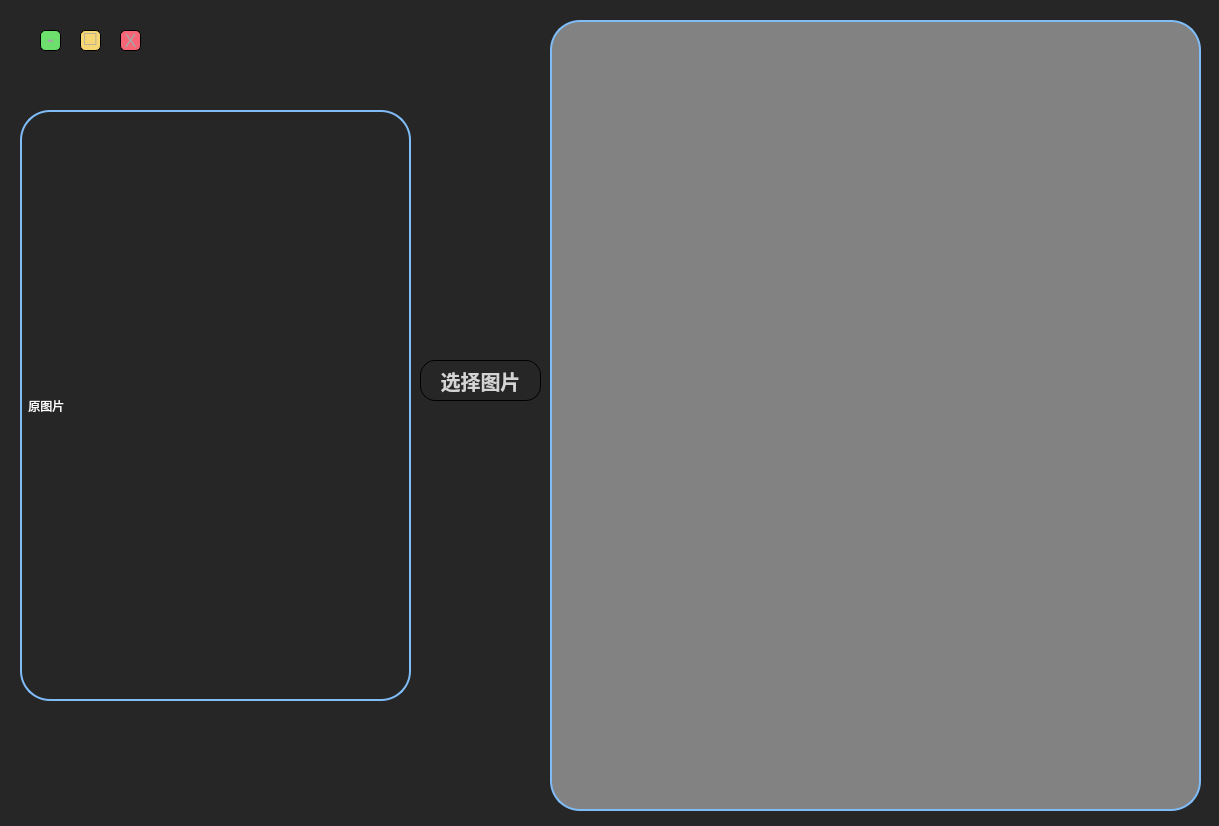
<?xml version="1.0" encoding="UTF-8"?>
<ui version="4.0">
 <class>Form</class>
 <widget class="QWidget" name="Form">
  <property name="geometry">
   <rect>
    <x>0</x>
    <y>0</y>
    <width>1219</width>
    <height>826</height>
   </rect>
  </property>
  <property name="windowTitle">
   <string>Form</string>
  </property>
  <property name="styleSheet">
   <string notr="true">QWidget#Form{
	
/*background-image: url(:/shouyexuanze/image/full.png);
border-image: url(:/shouyexuanze/image/background.png);*/
	background-color: rgb(38, 38, 38);

}
QPushButton{
font: 40pt &quot;微软雅黑&quot;;
color:rgb(212, 212, 212);
        /*border-bottom:1px solid white;*/
        font-size:20px;
        font-weight:700;
        font-family: &quot;Helvetica Neue&quot;, Helvetica, Arial, sans-serif;

		border-style:outset; 
		border-width:1px;
		border-color:balck;
		border-radius:15px;
		
}
QPushButton:hover{
color:rgb(150, 150, 150);
	background-color: rgb(138, 138, 138);
	color: rgb(38, 38, 38);
}</string>
  </property>
  <widget class="QPushButton" name="yuanzetupian">
   <property name="geometry">
    <rect>
     <x>420</x>
     <y>360</y>
     <width>121</width>
     <height>41</height>
    </rect>
   </property>
   <property name="styleSheet">
    <string notr="true"/>
   </property>
   <property name="text">
    <string>选择图片</string>
   </property>
  </widget>
  <widget class="QLabel" name="yuan_image">
   <property name="geometry">
    <rect>
     <x>20</x>
     <y>110</y>
     <width>391</width>
     <height>591</height>
    </rect>
   </property>
   <property name="styleSheet">
    <string notr="true">font: 68pt &quot;方正舒体&quot;;
color:rgb(50, 11, 51);
border:1px solid;
border-color:bule;
border-radius:30px;
border:2px solid;
border-color: rgb(127, 188, 248);

color:white;</string>
   </property>
   <property name="text">
    <string> 原图片</string>
   </property>
  </widget>
  <widget class="QTextBrowser" name="wuzi">
   <property name="geometry">
    <rect>
     <x>550</x>
     <y>20</y>
     <width>651</width>
     <height>791</height>
    </rect>
   </property>
   <property name="styleSheet">
    <string notr="true">background-color: rgb(130, 130, 130);
border-radius:30px;

border:2px solid;
border-color: rgb(127, 188, 248);
</string>
   </property>
  </widget>
  <widget class="QPushButton" name="pushButton_7">
   <property name="geometry">
    <rect>
     <x>80</x>
     <y>30</y>
     <width>21</width>
     <height>21</height>
    </rect>
   </property>
   <property name="styleSheet">
    <string notr="true">QPushButton{background:#F7D674;border-radius:5px;
color: rgb(166, 166, 166);
font-weight:bolder;
padding-top:-5px;
font: 20px&quot;微软雅黑&quot;;
}
QPushButton:hover{background:yellow;}</string>
   </property>
   <property name="text">
    <string>□</string>
   </property>
  </widget>
  <widget class="QPushButton" name="pushButton_8">
   <property name="geometry">
    <rect>
     <x>120</x>
     <y>30</y>
     <width>21</width>
     <height>21</height>
    </rect>
   </property>
   <property name="styleSheet">
    <string notr="true">QPushButton{background:#F76677;border-radius:5px;
color: rgb(166, 166, 166);
font-weight:bolder;
font:18px;
font-weight:bolder;
}
QPushButton:hover{background:red;}</string>
   </property>
   <property name="text">
    <string>X</string>
   </property>
  </widget>
  <widget class="QPushButton" name="pushButton_6">
   <property name="geometry">
    <rect>
     <x>40</x>
     <y>30</y>
     <width>21</width>
     <height>21</height>
    </rect>
   </property>
   <property name="styleSheet">
    <string notr="true">QPushButton{background:#6DDF6D;border-radius:5px;
color: rgb(166, 166, 166);
font:26px &quot;微软雅黑&quot;;
font-weight:600;
padding-top:-4px;
}
QPushButton:hover{background:green;}</string>
   </property>
   <property name="text">
    <string>-</string>
   </property>
  </widget>
 </widget>
 <resources>
  <include location="../image.qrc"/>
 </resources>
 <connections>
  <connection>
   <sender>yuanzetupian</sender>
   <signal>clicked()</signal>
   <receiver>Form</receiver>
   <slot>openimage()</slot>
   <hints>
    <hint type="sourcelabel">
     <x>428</x>
     <y>375</y>
    </hint>
    <hint type="destinationlabel">
     <x>0</x>
     <y>15</y>
    </hint>
   </hints>
  </connection>
  <connection>
   <sender>pushButton_6</sender>
   <signal>clicked()</signal>
   <receiver>Form</receiver>
   <slot>zuixiaohua()</slot>
   <hints>
    <hint type="sourcelabel">
     <x>38</x>
     <y>35</y>
    </hint>
    <hint type="destinationlabel">
     <x>64</x>
     <y>82</y>
    </hint>
   </hints>
  </connection>
  <connection>
   <sender>pushButton_7</sender>
   <signal>clicked()</signal>
   <receiver>Form</receiver>
   <slot>judahua()</slot>
   <hints>
    <hint type="sourcelabel">
     <x>80</x>
     <y>32</y>
    </hint>
    <hint type="destinationlabel">
     <x>175</x>
     <y>79</y>
    </hint>
   </hints>
  </connection>
  <connection>
   <sender>pushButton_8</sender>
   <signal>clicked()</signal>
   <receiver>Form</receiver>
   <slot>guanbi()</slot>
   <hints>
    <hint type="sourcelabel">
     <x>116</x>
     <y>29</y>
    </hint>
    <hint type="destinationlabel">
     <x>297</x>
     <y>61</y>
    </hint>
   </hints>
  </connection>
 </connections>
 <slots>
  <slot>openimage()</slot>
  <slot>zuixiaohua()</slot>
  <slot>judahua()</slot>
  <slot>guanbi()</slot>
 </slots>
</ui>
